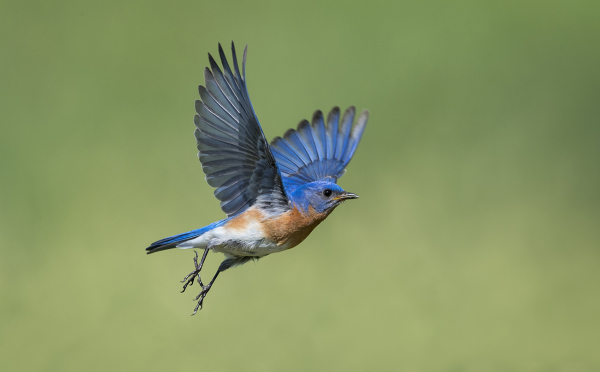
#> input picture images/bird.png, 600 x 372 px, found by its file name
$ jupyter execute sobel_filtresi.ipynb   (older library calls are emulated)
#> lines starting #> are read from the running program, lines starting #| are printed output that depends on the picture
[cell 1]
import cv2
import numpy as np
import matplotlib.pyplot as plt
from google.colab import drive

# Google Drive'ı /content/drive altına bağla
drive.mount('/content/drive')

# Görüntüyü yükle (renkli)
img_path = '/content/drive/MyDrive/GoruntuIsleme/images/bird.png'
img = cv2.imread(img_path)
#> img is the input picture: shape (372, 600, 3); mean B, G, R 100.5, 149.5, 134.3

# Görüntü başarıyla yüklenmediyse, uygun bir hata mesajı ver
if img is None:
    print("Görüntü yüklenemedi. Dosya adını ve yolunu kontrol edin.")
else:
    # Sobel filtresi fonksiyonu (renkli görüntü için)
    def apply_sobel_filter_color(image):
        sobel_x = cv2.Sobel(image, cv2.CV_64F, 1, 0, ksize=1)
        sobel_y = cv2.Sobel(image, cv2.CV_64F, 0, 1, ksize=1)
        gradient_magnitude = np.sqrt(sobel_x**2 + sobel_y**2)
        return gradient_magnitude

    # Görüntü boyutları
    height, width, channels = img.shape
#> height = 372; width = 600; channels = 3

    # Sobel filtresini her renk kanalına uygula
    img_sobel = apply_sobel_filter_color(img)
#> in apply_sobel_filter_color, `sobel_x = cv2.Sobel(image, cv2.CV_64F, 1, 0, ksize=1)`:
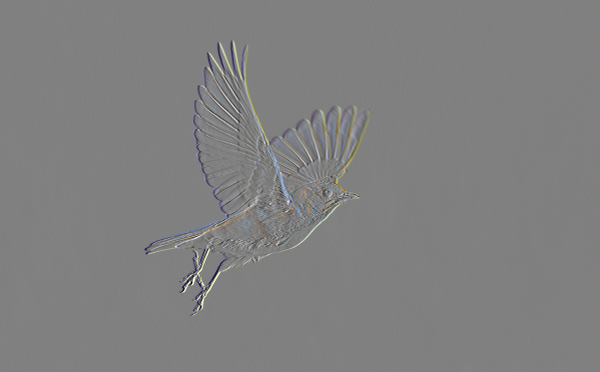
#> sobel_x: shape (372, 600, 3) float64; mean B, G, R 0, -0.1, 0; drawn with min black and max white
#> in apply_sobel_filter_color, `sobel_y = cv2.Sobel(image, cv2.CV_64F, 0, 1, ksize=1)`:
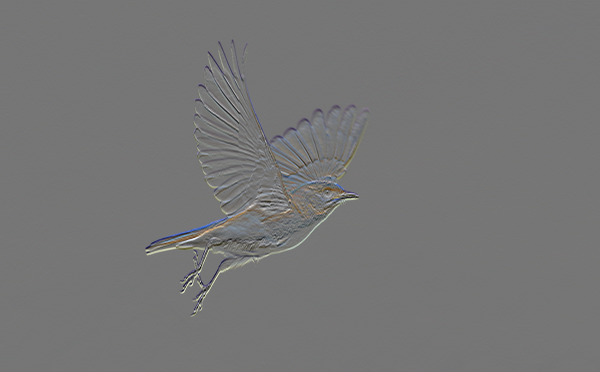
#> sobel_y: shape (372, 600, 3) float64; mean B, G, R 0.1, 0.1, 0.2; drawn with min black and max white
#> in apply_sobel_filter_color, `gradient_magnitude = np.sqrt(sobel_x**2 + sobel_y**2)`:
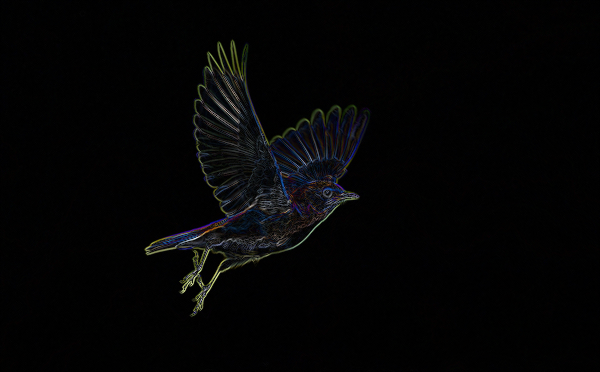
#> gradient_magnitude: shape (372, 600, 3) float64; mean B, G, R 4.8, 4.6, 4.5

    # Görüntüleri göster
    plt.figure(figsize=(15, 5))

    plt.subplot(1, 3, 1)
    plt.imshow(img)
    plt.title('Orijinal Görüntü')

    plt.subplot(1, 3, 2)
    plt.imshow(img_sobel)
    plt.title('Sobel Filtresi Sonucu')

    plt.show()
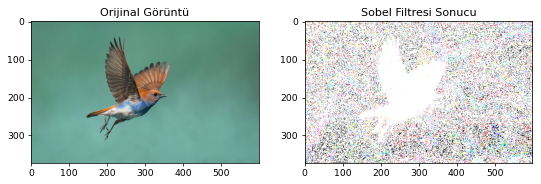
#> figure drawn by matplotlib, 2 panels; B, G, R data is drawn as R, G, B
